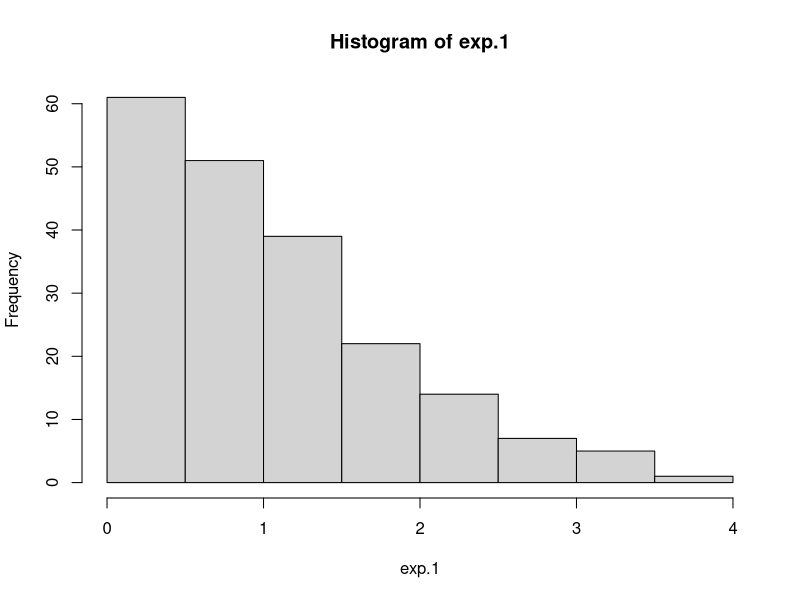
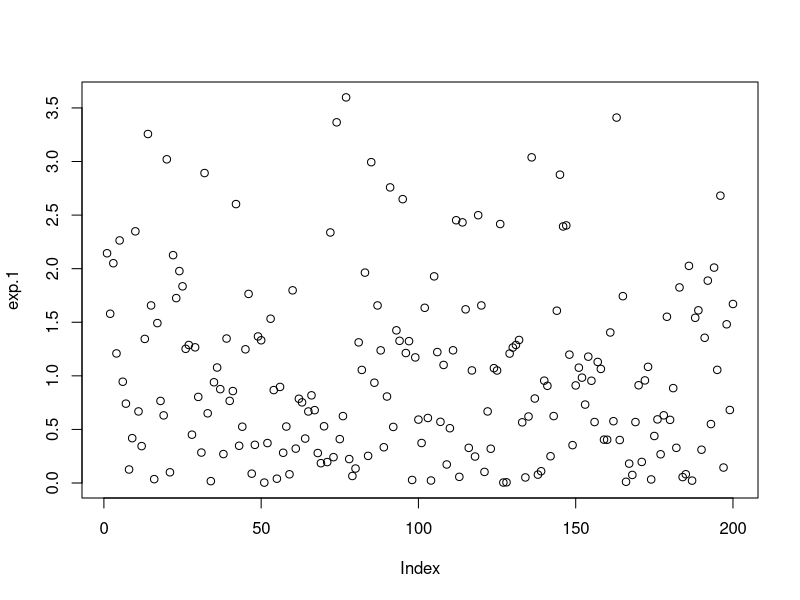
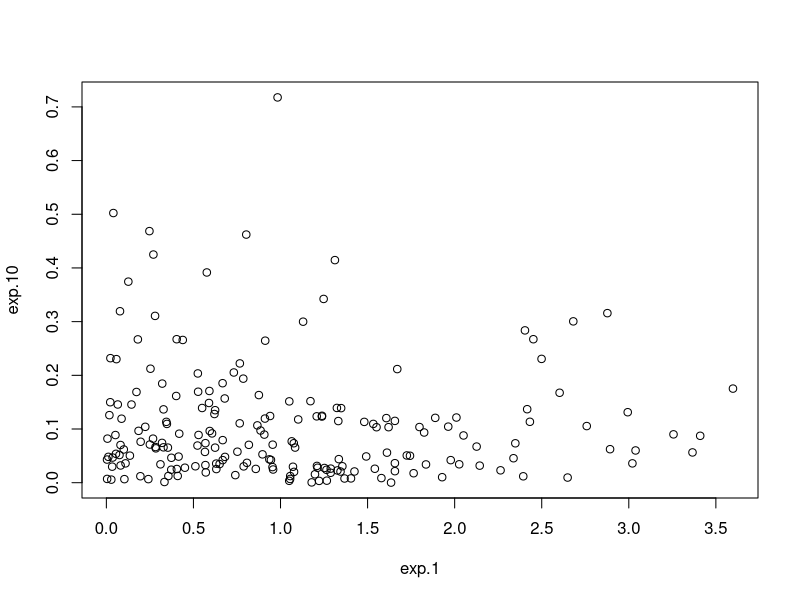
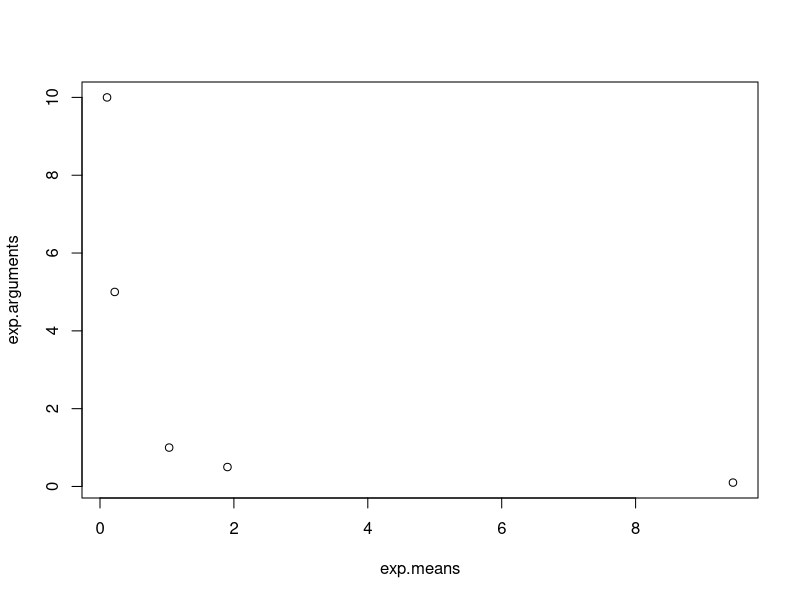
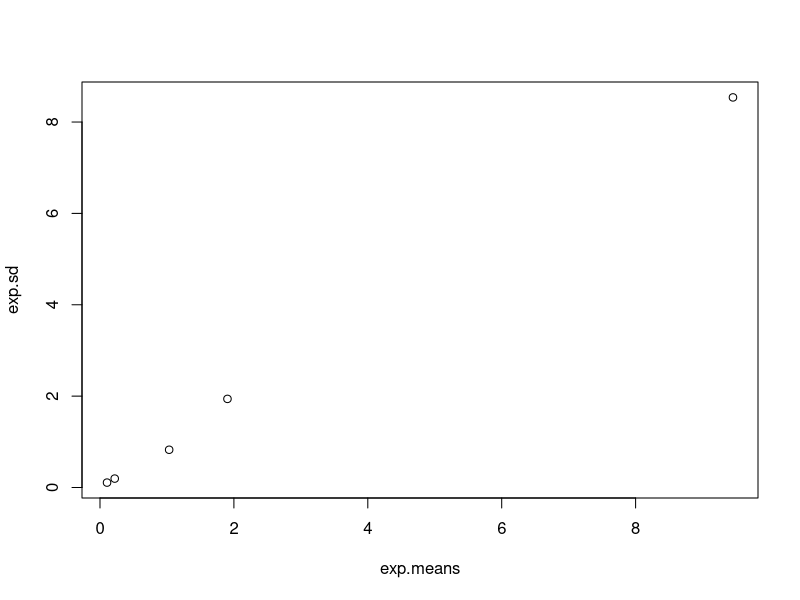
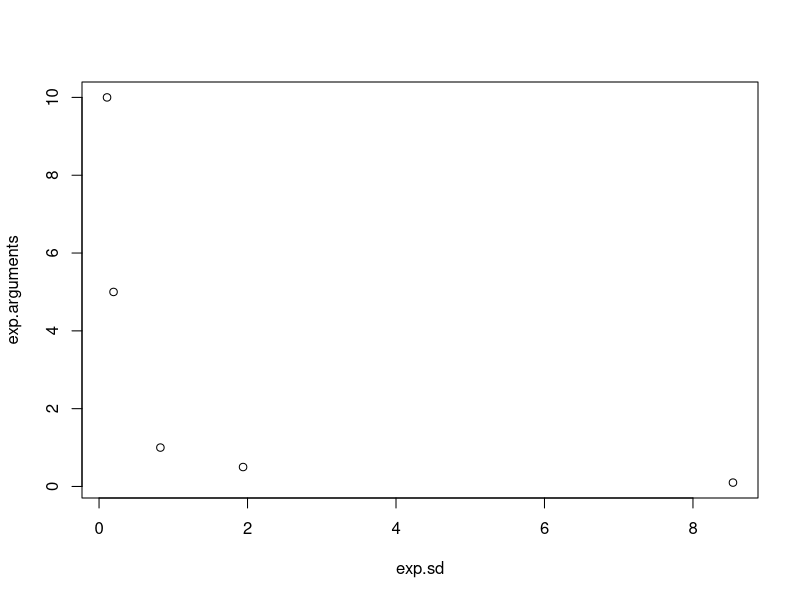
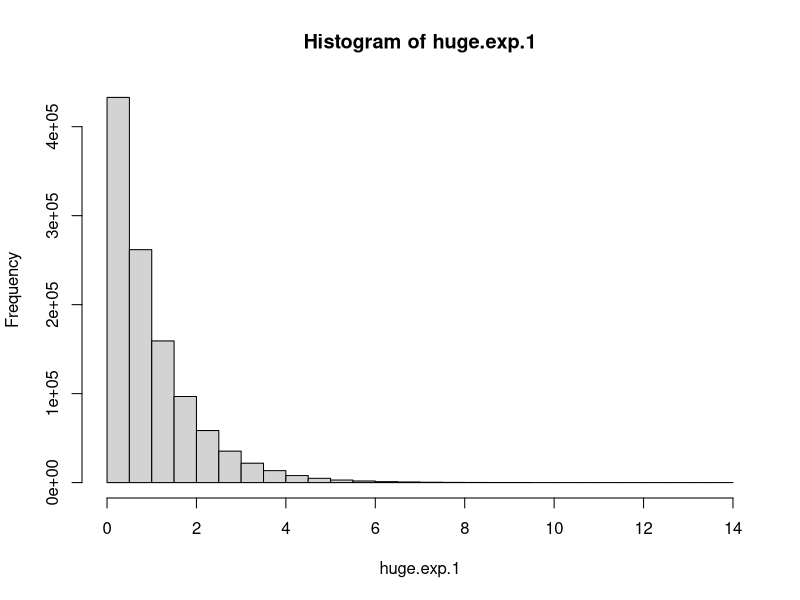
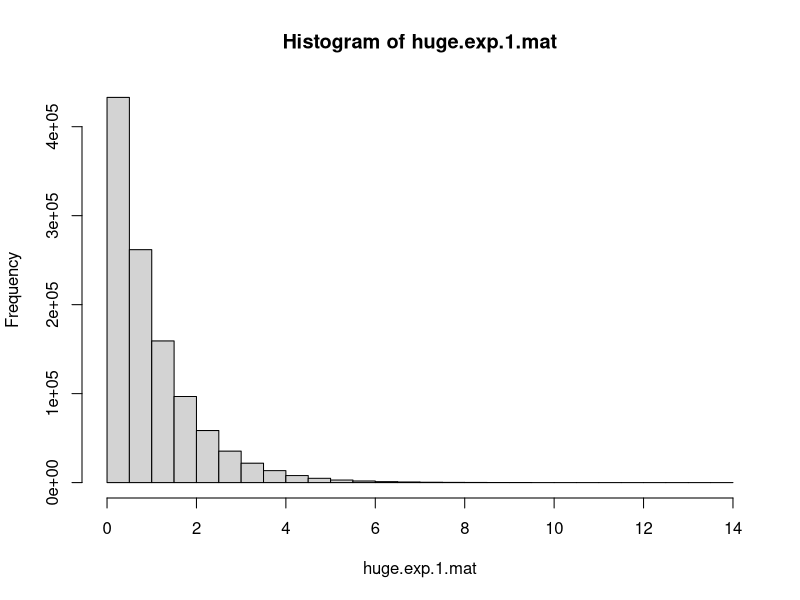

Here is the R script that generated these plots, in order:
## ---- chunk 1
exp.1<-rexp(200)
mean(exp.1,na.rm = TRUE) #среднее
sd(exp.1,na.rm = TRUE) #стандартное

#Повторите, использовав следующие значения параметра λ: 0.1, 0.5, 5, 10
exp.0.1<-rexp(200,rate = 0.1)
exp.0.5<-rexp(200,rate = 0.5)
exp.5<-rexp(200, rate = 5)
exp.10<-rexp(200,rate = 10)

#Используйте функцию hist() для построения гистограммы полученного ранее стандартного распределения
hist(exp.1)

#Используйте функцию plot() с тем же самым вектором для построения графика значений в порядке следования.
plot(exp.1)

#Используйте функцию plot() с любыми двумя полученными ранее векторами, чтобы получить диаграмму рассеяния  этих векторов относительно друг друга
plot(exp.1,exp.10)

#вектор, содержащий средние значения каждого из 5 полученных ранее распределений в порядке их создания
exp.means<-c(mean(exp.1),mean(exp.0.1),mean(exp.0.5),mean(exp.5),mean(exp.10))
exp.arguments<-c(1.,0.1,0.5,5.,10.)
exp.arguments

#Диаграммы расссеяния:
#Вектор с пятью средними относительно каждого из пяти векторов с различными значениями λ
plot(exp.means,exp.arguments)

## ---- chunk 2
#Вектор с пятью стандартными отклонениями
exp.sd<-c(sd(exp.1,na.rm = TRUE),sd(exp.0.1,na.rm = TRUE),sd(exp.0.5,na.rm = TRUE),sd(exp.5,na.rm = TRUE),sd(exp.10,na.rm = TRUE))

#Вектор с пятью средними относительно вектора с пятью стандартными отклонениями
plot(exp.means,exp.sd)
## ---- chunk 3
#Вектор с пятью стандартными отклонениями относительно каждого из векторов
plot(exp.sd,exp.arguments)
## ---- chunk 4
huge.exp.1<-rexp(1100000)
var(huge.exp.1,na.rm = TRUE) #среднее
sd(huge.exp.1,na.rm = TRUE) #стандартное

#Получите гистограмму huge.exp.1.
hist(huge.exp.1)
## ---- chunk 5
#Получите среднее всех чисел из huge.exp.1 строго больших 1
exp.greater.1<-huge.exp.1[huge.exp.1>1]
mean(exp.greater.1)

#Проверка созданного вектора, все ли числа в нем больше 1
if(sum(exp.greater.1>1, na.rm=FALSE)==length(exp.greater.1)){
  print("Выборка верна")
} else {
  print("Выборка ошибочна")
}

#Получите матрицу huge.exp.1.mat, содержащую 1100 строк и 1000 колонок.
huge.exp.1.mat<-matrix(huge.exp.1,nrow = 1100,ncol = 1000)

#Постройте гистограмму, использовав полученную матрицу
hist(huge.exp.1.mat)

#Рассчитайте среднее 137-й колонки из huge.exp.1.mat.
mean(huge.exp.1.mat[,137])

#Найдите среднее всей 1000 колонок и сохраните их в вектор
col.mean<-colMeans(huge.exp.1.mat)

#Отобразите диаграмму средних зннчений колонок.
hist(col.mean)

## ---- chunk 6
#Рассчитайте квадрат каждого значения из huge.exp.1 и найдите среднее и стандартное отклонение полученного вектора квадратов.
sqr.huge.exp.1<-huge.exp.1^2
var(sqr.huge.exp.1,na.rm = TRUE) #среднее
sd(sqr.huge.exp.1,na.rm = TRUE) #стандартное
mean(huge.exp.1)
mean(sqr.huge.exp.1)
